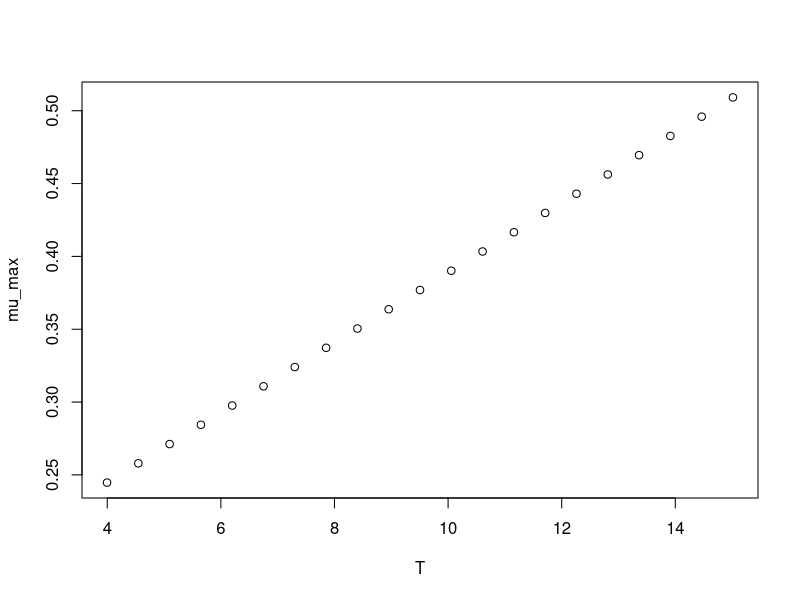

The R script that drew this image:
#############################
# start of Parameter script
#############################
T <- seq(3.996003996004,15.015,length.out=21)
#############################
# end of Parameter script
#############################
############################# 
# start of Model script Gropin ID 1319 
#############################
 
# constant coefficients for this model
 
variables <- data.frame(T)
argumentsPar <- expand.grid(variables)
 
# heart of the model
response_surface <- function(T) {
   mumax <-0.024*(T+6.2)

return(mumax=mumax)
} 

# output parameters
mumax <- cbind(argumentsPar,response_surface(argumentsPar['T']))
colnames(mumax) <- c(colnames(argumentsPar),'mumax')
#############################
# End of Model script
#############################
############################# 
# start of Visualisation script Gropin ID 1319 
#############################
plot(T,mumax$mumax,
                          xlab='T',
                          ylab='mu_max')
#############################
# End of Visualisation script
#############################
